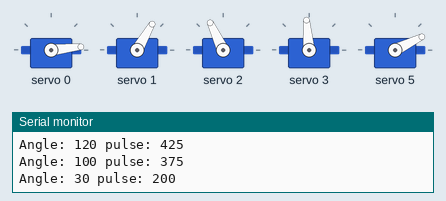
The sketch below on a simulated Arduino Uno, built with avr-gcc and run on an emulated ATmega328P. Parts: 5 × servo, the last lines printed to the serial monitor.

Above: at 0.1 s.
At 9.1 s:
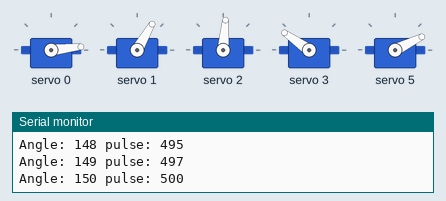
At 11.2 s:
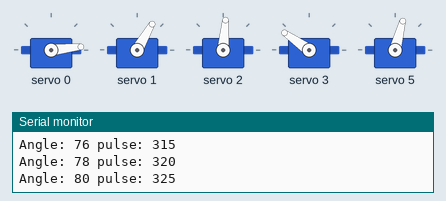
At 15.2 s:
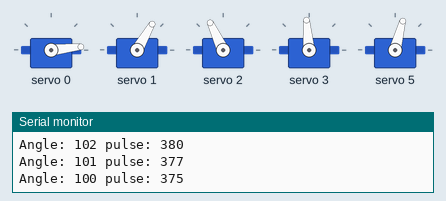
At 29.5 s:
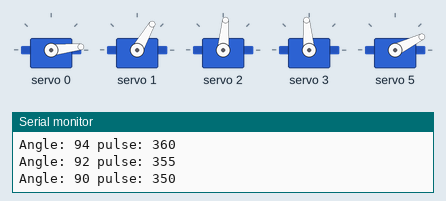
At 36.6 s:
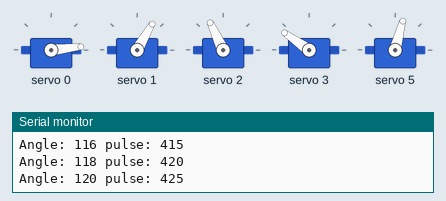
Timing chart, 0 to 40.0 s (numbered marks = the images above):
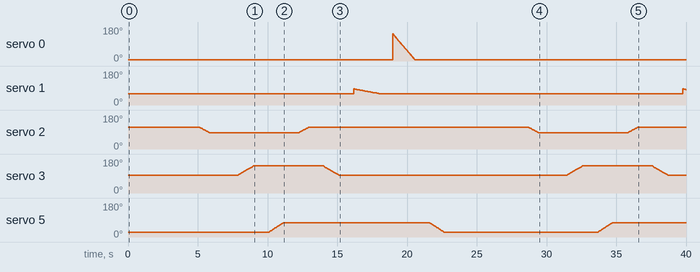

Measured:
- by itself, servo 1: ramps from 85° to 60° and jumps back, once every 23.6 s

The sketch:

sample_code.ino
```cpp
#include <Wire.h>
#include <Adafruit_PWMServoDriver.h>


Adafruit_PWMServoDriver pwm = Adafruit_PWMServoDriver();

#define SERVOMIN  125 // this is the 'minimum' pulse length count (out of 4096)
#define SERVOMAX  575 // this is the 'maximum' pulse length count (out of 4096)


void setup() {
  Serial.begin(9600);
  // Serial.println("16 channel Servo test!");

  pwm.begin();
  pwm.setPWMFreq(60);  // Analog servos run at ~60 Hz updates
pwm.setPWM(0, 0, angleToPulse(10) );
pwm.setPWM(1, 0, angleToPulse(65) );
pwm.setPWM(2, 0, angleToPulse(120) );
pwm.setPWM(3, 0, angleToPulse(100) );
pwm.setPWM(5, 0, angleToPulse(30) );


 }

 void loop(){

  delay(2000);

  for( int angle =150; angle<=10; angle -=2 ){
      delay(20);
        pwm.setPWM(0, 0, angleToPulse(angle) );
        // see YouTube video for details (robojax)

    }

 delay(1000);


 for( int angle =65; angle<=30; angle -=1){
      delay(70);
        pwm.setPWM(1, 0, angleToPulse(angle) );


    }

 delay(1000);


 delay(1000);


 for( int angle =120; angle>=90; angle -=2){
      delay(50);
        pwm.setPWM(2, 0, angleToPulse(angle) );
        // see YouTube video for details (robojax)

    }

 delay(1000);


 delay(1000);

  for( int angle =100; angle<=150; angle +=1){
      delay(20);
        pwm.setPWM(3, 0, angleToPulse(angle) );
        // see YouTube video for details (robojax)

    }

 delay(1000);


 for( int angle =30; angle<=80; angle +=2){
      delay(40);
        pwm.setPWM(5, 0, angleToPulse(angle) );
        // see YouTube video for details (robojax)

    }

 delay(1000);


for( int angle =90; angle<=120; angle +=2){
      delay(50);
        pwm.setPWM(2, 0, angleToPulse(angle) );
        // see YouTube video for details (robojax)

    }

 delay(1000);
for( int angle =150; angle>=100; angle -=1){
      delay(20);
        pwm.setPWM(3, 0, angleToPulse(angle) );

    }
    delay(1000);
    for( int angle =90; angle>=65; angle -=1){
      delay(70);
        pwm.setPWM(1, 0, angleToPulse(angle) );

    }

 delay(1000);
 for( int angle =150; angle>=10; angle -=2){
      delay(20);
        pwm.setPWM(0, 0, angleToPulse(angle) );

    }

 delay(1000);
for( int angle =80; angle>=30; angle -=2){
      delay(40);
        pwm.setPWM(5, 0, angleToPulse(angle) );

    }

delay(1000);

 }

int angleToPulse(int ang){
   int pulse = map(ang,0, 180, SERVOMIN,SERVOMAX);
   Serial.print("Angle: ");Serial.print(ang);
   Serial.print(" pulse: ");Serial.println(pulse);
   return pulse;
}
```
